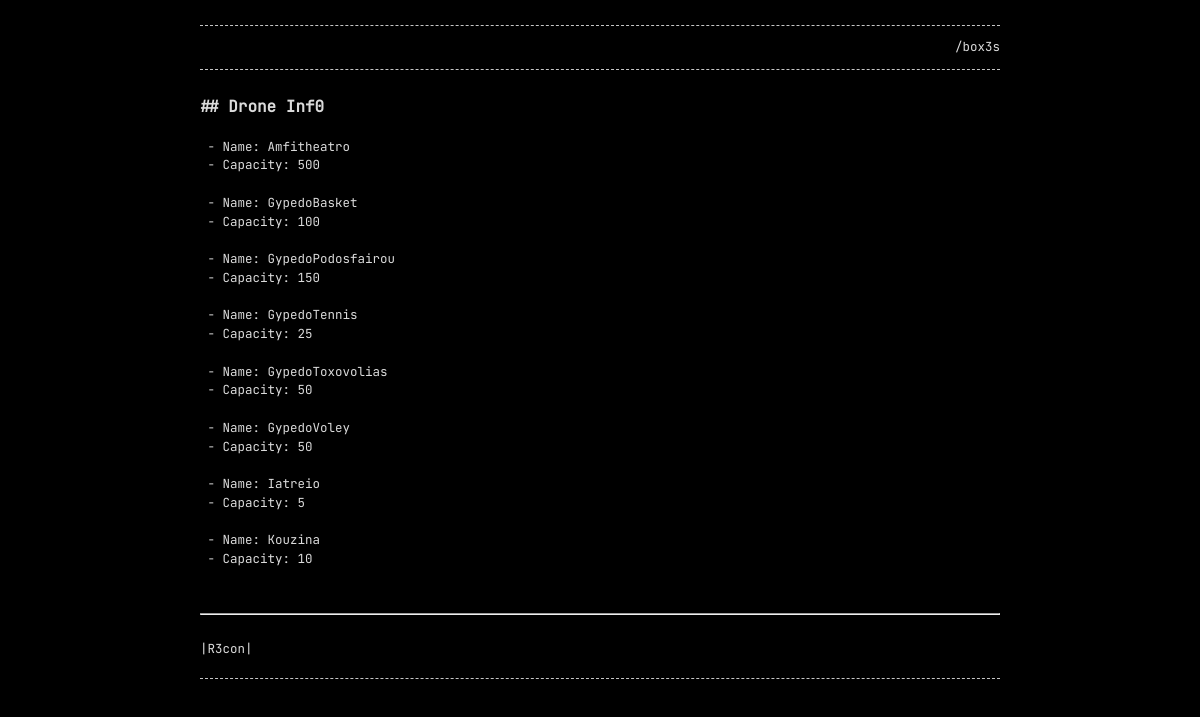
Screenshot of /website/html/boxes/get_facilities.php with the database file from the repository.
### tables this page shows
CREATE TABLE FACILITY(
    FA_Name VARCHAR(32) NOT NULL,
    FA_Capacity SMALLINT NULL,
    PRIMARY KEY(FA_Name)
);

### website/html/boxes/get_facilities.php (the view, shortened to what this page needs)
<!DOCTYPE html>
<html lang="en">
<head>
    <link rel="stylesheet" href="../../css/main-dark.css" />
</head>
<body>
    <div class="container">
        <header>
            <div class="menu">
                <ul>
                    <li><a href="./box3s.html">/box3s</a></li>
                </ul>
            </div>
        </header>
        <main>
        <h2>Drone Inf0</h2>
        <p>
<?php
require('../connect.php');
$query = "SELECT * FROM FACILITY LIMIT 8";
    $result = mysqli_query($con,$query);
    if (mysqli_num_rows($result) > 0) {
        while($row = mysqli_fetch_assoc($result)) {
                echo " - Name: " . $row["FA_Name"]. "<br>".
                    " - Capacity: " . $row["FA_Capacity"]. "<br>".
                    "<br>";
        }
    }
    else {
        echo "0 results";
    }
?>
        </main>
        <hr>
        <br>
        <form name="info" action="" method="get">
            <input type="submit" name="submit" value="|R3con|" />
        </form>
        <footer>
        </footer>
    </div>
</body>
<p>
</html>

### website/css/main-dark.css (style rules this page uses)
:root { --base-color: #DBDBDB;--primary-color: #A2FC8F;--border: dashed 1px rgba(219, 219, 219, 0.9);--selection-background: rgba(219, 219, 219, 0.99);--selection-text: #000;--background-color: #000;--text-color: var(--base-color);--placeholder-color: var(--base-color);--link-color: var(--base-color);--code-color-1: #aaaaaa;--code-color-2: #ffffcc;--code-color-3: #F00000;--code-color-4: #F0A0A0;--code-color-5: #b38aff;--code-color-6: #5ba711;--code-color-7: #e4e477;--code-color-8: #000080;--code-color-9: #05ca05;--code-color-10: #888888;--code-color-11: #555555;--code-color-12: #800080;--code-color-13: #00d4d4;--code-color-14: #00c1c1;--code-color-15: #ed9d13;--code-color-16: #1e90ff;--code-color-17: #800000;--code-color-18: #bbbbbb }
body { background-color:var(--background-color);margin:0 auto;padding:0;font-family:JetBrainsMono,monospace;font-size:12.5px;color:var(--text-color);text-align:left;line-height:1.5 !important }
h2 { font-size:16px;margin:0px;margin-top:22px;font-weight:bold;color:var(--text-color) }
p,ul,ol { margin:0px;color:var(--text-color) }
a { text-decoration:underline;color:var(--link-color) }
h2:before { content:"##";margin-right:9px }
.container { width:90%;max-width:800px;margin-right:auto;margin-left:auto }
p { word-wrap:break-word;word-break:break-word;white-space:pre-wrap }
footer { color:var(--text-color);border-top:var(--border);margin:20px auto 15px;padding-top:10px;text-align:right }
header { margin-top:25px;margin-bottom:10px }
footer { margin-bottom:20px }
.menu { border-top:var(--border);border-bottom:var(--border);margin-bottom:25px }
.menu ul { margin-top:12px;margin-bottom:12px;padding-left:0px;list-style-type:none;text-align:right }
.menu ul li { display:inline;margin-left:10px }
.menu ul li a { text-decoration:none;color:var(--text-color) }
input,select,textarea { padding:0;margin:0;-webkit-appearance:none;-webkit-border-radius:0;border:none }
input,select,textarea,textarea::-webkit-input-placeholder { text-indent:0px }
::placeholder { color:var(--placeholder-color);opacity:1 }
input[type=submit] { font-size:12.5px;font-family:JetBrainsMono,monospace;line-height:1.5;cursor:pointer;color:var(--link-color);background-color:var(--background-color) }

### rows the page displays
facility: FA_Name "Amfitheatro", FA_Capacity "500"
facility: FA_Name "GypedoBasket", FA_Capacity "100"
facility: FA_Name "GypedoPodosfairou", FA_Capacity "150"
facility: FA_Name "GypedoTennis", FA_Capacity "25"
facility: FA_Name "GypedoToxovolias", FA_Capacity "50"
facility: FA_Name "GypedoVoley", FA_Capacity "50"
facility: FA_Name "Iatreio", FA_Capacity "5"
facility: FA_Name "Kouzina", FA_Capacity "10"
